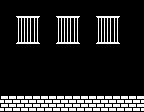

Below is a game level as drawn by its tile map, then a one-line description and the .tmx file that defines it, in full:
An orthogonal 18x28 tile map with 8x4 px tiles, 1 tile layer (Capa de Patrones 1).

<map version="1.2" tiledversion="1.2.5" orientation="orthogonal" renderorder="right-down" width="18" height="28" tilewidth="8" tileheight="4" infinite="0" nextlayerid="2" nextobjectid="1">
 <tileset firstgid="1" source="patrones8x4_3.tsx" />
 <layer id="1" name="Capa de Patrones 1" width="18" height="28">
  <data encoding="csv">
200,200,200,200,200,200,200,200,200,200,200,200,200,200,200,200,200,200,
200,200,200,200,200,200,200,200,200,200,200,200,200,200,200,200,200,200,
200,200,200,200,200,200,200,200,200,200,200,200,200,200,200,200,200,200,
200,200,200,200,200,200,200,200,200,200,200,200,200,200,200,200,200,200,
200,200,3,4,5,200,200,3,4,5,200,200,3,4,5,200,200,200,
200,200,13,14,15,200,200,13,14,15,200,200,13,14,15,200,200,200,
200,200,13,14,15,200,200,13,14,15,200,200,13,14,15,200,200,200,
200,200,23,24,25,200,200,23,24,25,200,200,23,24,25,200,200,200,
200,200,13,14,15,200,200,13,14,15,200,200,13,14,15,200,200,200,
200,200,23,24,25,200,200,23,24,25,200,200,23,24,25,200,200,200,
200,200,33,34,35,200,200,33,34,35,200,200,33,34,35,200,200,200,
200,200,200,200,200,200,200,200,200,200,200,200,200,200,200,200,200,200,
200,200,200,200,200,200,200,200,200,200,200,200,200,200,200,200,200,200,
200,200,200,200,200,200,200,200,200,200,200,200,200,200,200,200,200,200,
200,200,200,200,200,200,200,200,200,200,200,200,200,200,200,200,200,200,
200,200,200,200,200,200,200,200,200,200,200,200,200,200,200,200,200,200,
200,200,200,200,200,200,200,200,200,200,200,200,200,200,200,200,200,200,
200,200,200,200,200,200,200,200,200,200,200,200,200,200,200,200,200,200,
200,200,200,200,200,200,200,200,200,200,200,200,200,200,200,200,200,200,
200,200,200,200,200,200,200,200,200,200,200,200,200,200,200,200,200,200,
200,200,200,200,200,200,200,200,200,200,200,200,200,200,200,200,200,200,
200,200,200,200,200,200,200,200,200,200,200,200,200,200,200,200,200,200,
200,200,200,200,200,200,200,200,200,200,200,200,200,200,200,200,200,200,
200,200,200,200,200,200,200,200,200,200,200,200,200,200,200,200,200,200,
1,2,1,2,1,2,1,2,1,2,1,2,1,2,1,2,1,2,
11,12,11,12,11,12,11,12,11,12,11,12,11,12,11,12,11,12,
21,22,21,22,21,22,21,22,21,22,21,22,21,22,21,22,21,22,
31,32,31,32,31,32,31,32,31,32,31,32,31,32,31,32,31,32
</data>
 </layer>
</map>
